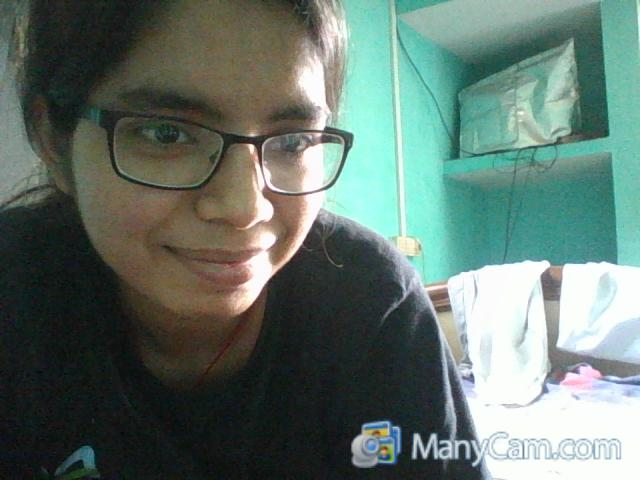
#> input picture Anshu.jpg, 640 x 480 px
$ python source1.py
#> lines starting #> are read from the running program, lines starting #| are printed output that depends on the picture
import numpy as np
import cv2
img=cv2.imread('Anshu.jpg')
#> img is the input picture: shape (480, 640, 3); mean B, G, R 108.3, 116.3, 98.4
img=cv2.cvtColor(img,cv2.COLOR_BGR2GRAY)
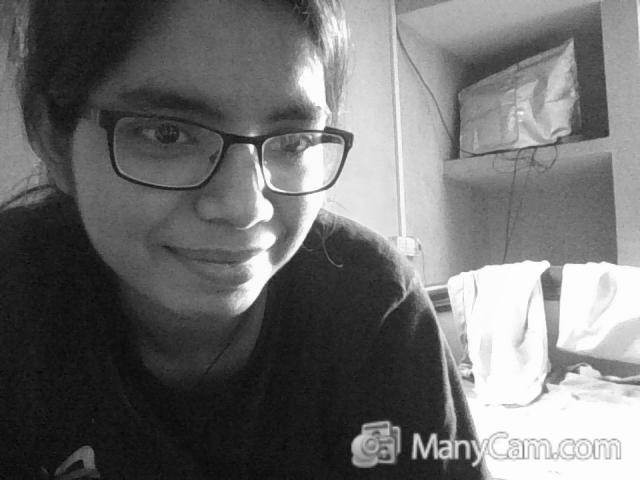
#> img: shape (480, 640); min 5, max 255, mean 110.1
cv2.imwrite('AnshuGray.jpg',img)
